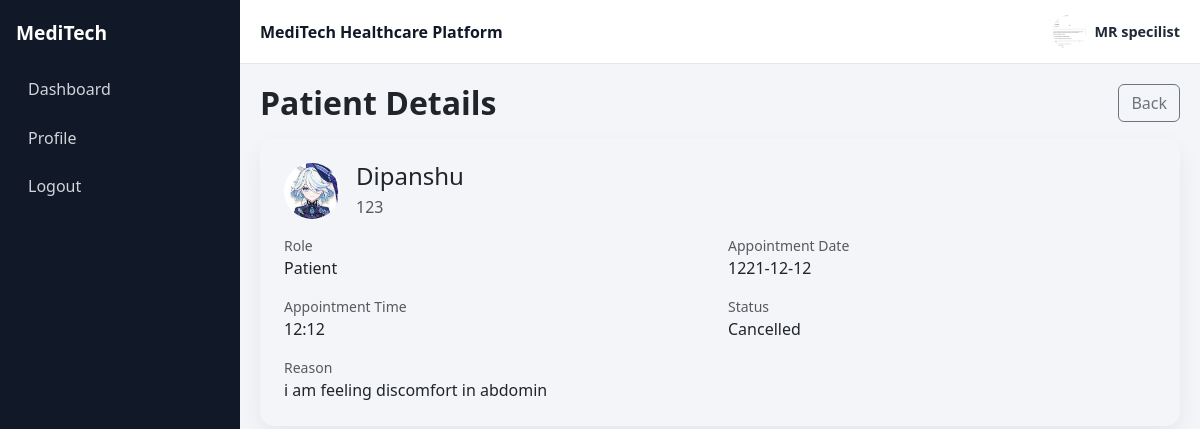
The page /doctor/patient-details/1 (signed in) on the database its author committed.
### models.py (models this page shows)
class User(UserMixin, db.Model):
    __tablename__ = "users"
    id = db.Column(db.Integer, primary_key=True)
    full_name = db.Column(db.String(120), nullable=False)
    email = db.Column(db.String(120), unique=True, nullable=False)
    password_hash = db.Column(db.String(255), nullable=False)
    profile_image = db.Column(db.String(255), nullable=True)
    role = db.Column(db.String(20), nullable=False)  # patient | doctor | admin
    doctor_status = db.Column(
        db.String(20),
        nullable=False,
        default="approved",
    )  # approved | pending | rejected
    created_at = db.Column(db.DateTime, nullable=False, default=datetime.utcnow)
    patient_appointments = db.relationship(
        "Appointment",
        foreign_keys="Appointment.patient_id",
        backref="patient",
        lazy=True,
    )
    doctor_appointments = db.relationship(
        "Appointment",
        foreign_keys="Appointment.doctor_id",
        backref="doctor",
        lazy=True,
    )

class Appointment(db.Model):
    __tablename__ = "appointments"
    id = db.Column(db.Integer, primary_key=True)
    patient_id = db.Column(db.Integer, db.ForeignKey("users.id"), nullable=False)
    doctor_id = db.Column(db.Integer, db.ForeignKey("users.id"), nullable=False)
    appointment_date = db.Column(db.Date, nullable=False)
    appointment_time = db.Column(db.Time, nullable=False)
    reason = db.Column(db.Text, nullable=False)
    room_id = db.Column(db.String(120), nullable=True)
    status = db.Column(
        db.String(30),
        nullable=False,
        default="pending",
    )  # pending | approved | completed | cancelled | reschedule_requested
    created_at = db.Column(db.DateTime, nullable=False, default=datetime.utcnow)

### routes/doctor.py (the view)
@doctor_bp.route("/patient-details/<int:appointment_id>")
@login_required
def patient_details(appointment_id: int):
    if current_user.role != "doctor":
        flash("Access denied: Doctor account required.", "danger")
        return redirect(url_for("home"))
    appointment = Appointment.query.filter_by(id=appointment_id, doctor_id=current_user.id).first_or_404()
    return render_template("doctor/patient_details.html", appointment=appointment)

### templates/doctor/patient_details.html (shortened to what this page needs)
{% extends "base.html" %}
{% block content %}
<div class="d-flex justify-content-between align-items-center mb-3">
    <h2 class="page-title mb-0">Patient Details</h2>
    <a href="{{ url_for('doctor.dashboard') }}" class="btn btn-outline-secondary">Back</a>
</div>
<div class="saas-card p-4">
    <div class="d-flex flex-wrap align-items-center gap-3 mb-3">
        {% if appointment.patient.profile_image %}
            <img src="{{ url_for('static', filename=appointment.patient.profile_image) }}" alt="Patient image" class="avatar-image">
        {% else %}
            <div class="avatar-circle">{{ appointment.patient.full_name[:1]|upper }}</div>
        {% endif %}
        <div>
            <h4 class="mb-1">{{ appointment.patient.full_name }}</h4>
            <div class="text-muted">{{ appointment.patient.email }}</div>
        </div>
    </div>
    <div class="row g-3">
        <div class="col-md-6">
            <div class="small text-muted">Role</div>
            <div>{{ appointment.patient.role|title }}</div>
        </div>
        <div class="col-md-6">
            <div class="small text-muted">Appointment Date</div>
            <div>{{ appointment.appointment_date.strftime('%Y-%m-%d') }}</div>
        </div>
        <div class="col-md-6">
            <div class="small text-muted">Appointment Time</div>
            <div>{{ appointment.appointment_time.strftime('%H:%M') }}</div>
        </div>
        <div class="col-md-6">
            <div class="small text-muted">Status</div>
            <div>{{ appointment.status.replace('_', ' ')|title }}</div>
        </div>
        <div class="col-12">
            <div class="small text-muted">Reason</div>
            <div>{{ appointment.reason }}</div>
        </div>
    </div>
</div>
{% endblock %}

### templates/base.html (shortened to what this page needs)
<!doctype html>
<html lang="en">
<head>
    <link href="https://cdn.jsdelivr.net/npm/bootstrap@5.3.3/dist/css/bootstrap.min.css" rel="stylesheet">
    <link rel="stylesheet" href="{{ url_for('static', filename='css/style.css') }}">
</head>
<body>
{% if current_user.is_authenticated %}
    {% if current_user.role == 'doctor' %}
        {% set dashboard_url = url_for('doctor.dashboard') %}
    {% elif current_user.role == 'patient' %}
        {% set dashboard_url = url_for('patient.dashboard') %}
    {% elif current_user.role == 'admin' %}
        {% set dashboard_url = url_for('admin.dashboard') %}
    {% else %}
        {% set dashboard_url = url_for('dashboard') %}
    {% endif %}
    <div class="app-shell">
        <aside id="appSidebar" class="app-sidebar">
            <div class="sidebar-brand">MediTech</div>
            <nav class="sidebar-nav">
                <a class="sidebar-link" href="{{ dashboard_url }}">Dashboard</a>
                <a class="sidebar-link" href="{{ url_for('profile.profile') }}">Profile</a>
                <a class="sidebar-link" href="{{ url_for('auth.logout') }}">Logout</a>
            </nav>
        </aside>
        <div class="app-content-wrap">
            <header class="app-topbar">
                <div class="d-flex align-items-center gap-2">
                    <div class="app-name">MediTech Healthcare Platform</div>
                </div>
                <a class="profile-chip" href="{{ url_for('profile.profile') }}">
                    {% if current_user.profile_image %}
                        <img src="{{ url_for('static', filename=current_user.profile_image) }}" alt="Profile" class="profile-chip-image">
                    {% else %}
                        <span class="profile-chip-fallback">{{ current_user.full_name[:1]|upper }}</span>
                    {% endif %}
                    <span class="profile-chip-name">{{ current_user.full_name }}</span>
                </a>
            </header>
            <main class="app-main">
{% endif %}
    {% block content %}{% endblock %}
</main>
{% if current_user.is_authenticated %}
        </div>
    </div>
{% endif %}
</body>
</html>

### static/css/style.css (style rules this page uses)
body { background-color: #f8f9fa; }
.app-shell { display: flex; min-height: 100vh; background: #f3f5f9; }
.app-sidebar { width: 240px; background: #111827; color: #fff; padding: 1.2rem 1rem; position: sticky; top: 0; height: 100vh; }
.sidebar-brand { font-weight: 700; font-size: 1.2rem; margin-bottom: 1.25rem; }
.sidebar-nav { display: flex; flex-direction: column; gap: 0.45rem; }
.sidebar-link { text-decoration: none; color: #d1d5db; border-radius: 0.6rem; padding: 0.55rem 0.75rem; transition: background-color 0.2s ease; }
.app-content-wrap { flex: 1; display: flex; flex-direction: column; min-width: 0; }
.app-topbar { height: 64px; background: #fff; border-bottom: 1px solid #e5e7eb; display: flex; align-items: center; justify-content: space-between; padding: 0 1.25rem; }
.app-name { font-weight: 700; color: #111827; }
.app-main { flex: 1; padding: 1.25rem; }
.profile-chip { display: inline-flex; align-items: center; gap: 0.55rem; text-decoration: none; color: #1f2937; }
.profile-chip-image, .profile-chip-fallback { width: 34px; height: 34px; border-radius: 50%; display: inline-flex; align-items: center; justify-content: center; object-fit: cover; }
.profile-chip-name { font-size: 0.9rem; font-weight: 600; }
.saas-card { border: 0; border-radius: 0.9rem; box-shadow: 0 10px 24px rgba(15, 23, 42, 0.06); }
.avatar-circle, .avatar-image { width: 56px; height: 56px; border-radius: 50%; object-fit: cover; }
.page-title { font-weight: 700; margin-bottom: 0; }

### rows shown on the page
User: profile_image (picture), full_name "MR specilist"
User: profile_image (picture), patient.full_name "Dipanshu", patient.email "123", patient.role "Patient"
Appointment: appointment_date "1221-12-12", appointment_time "12:12", status.replace "Cancelled", reason "i am feeling discomfort in abdomin"
